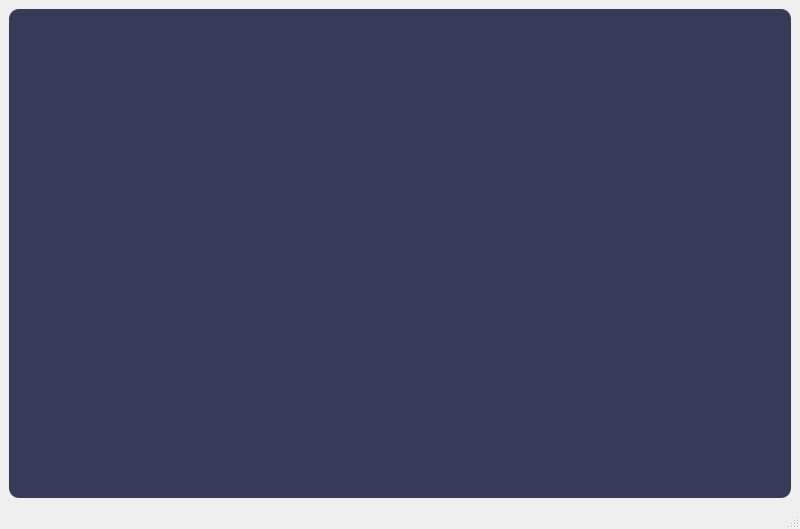
<?xml version="1.0" encoding="UTF-8"?>
<ui version="4.0">
 <class>MainWindow</class>
 <widget class="QMainWindow" name="MainWindow">
  <property name="geometry">
   <rect>
    <x>0</x>
    <y>0</y>
    <width>800</width>
    <height>529</height>
   </rect>
  </property>
  <property name="windowTitle">
   <string>MainWindow</string>
  </property>
  <widget class="QWidget" name="centralwidget">
   <layout class="QVBoxLayout" name="verticalLayout">
    <item>
     <widget class="QFrame" name="frame">
      <property name="styleSheet">
       <string notr="true">QFrame {
	background-color: rgb(56,58,89);
	color:rgb(220,220,220);
	border-radius : 10px;
}</string>
      </property>
      <property name="frameShape">
       <enum>QFrame::StyledPanel</enum>
      </property>
      <property name="frameShadow">
       <enum>QFrame::Raised</enum>
      </property>
     </widget>
    </item>
   </layout>
  </widget>
  <widget class="QMenuBar" name="menubar">
   <property name="geometry">
    <rect>
     <x>0</x>
     <y>0</y>
     <width>800</width>
     <height>26</height>
    </rect>
   </property>
  </widget>
  <widget class="QStatusBar" name="statusbar"/>
 </widget>
 <resources/>
 <connections/>
</ui>
